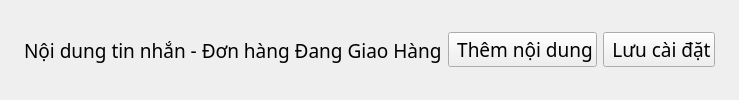
                            <widget class="QFrame" name="frameTitleOrderShipping">
                             <property name="sizePolicy">
                              <sizepolicy hsizetype="Preferred" vsizetype="Maximum">
                               <horstretch>0</horstretch>
                               <verstretch>0</verstretch>
                              </sizepolicy>
                             </property>
                             <property name="styleSheet">
                              <string notr="true"/>
                             </property>
                             <property name="frameShape">
                              <enum>QFrame::NoFrame</enum>
                             </property>
                             <property name="frameShadow">
                              <enum>QFrame::Raised</enum>
                             </property>
                             <property name="lineWidth">
                              <number>5</number>
                             </property>
                             <property name="midLineWidth">
                              <number>20</number>
                             </property>
                             <layout class="QHBoxLayout" name="horizontalLayout_18">
                              <property name="leftMargin">
                               <number>24</number>
                              </property>
                              <property name="topMargin">
                               <number>24</number>
                              </property>
                              <property name="rightMargin">
                               <number>24</number>
                              </property>
                              <property name="bottomMargin">
                               <number>24</number>
                              </property>
                              <item>
                               <widget class="QLabel" name="label_31">
                                <property name="font">
                                 <font>
                                  <family>Nunito</family>
                                  <pointsize>14</pointsize>
                                  <weight>50</weight>
                                  <italic>false</italic>
                                  <bold>false</bold>
                                 </font>
                                </property>
                                <property name="styleSheet">
                                 <string notr="true"/>
                                </property>
                                <property name="text">
                                 <string>Nội dung tin nhắn - Đơn hàng Đang Giao Hàng</string>
                                </property>
                                <property name="alignment">
                                 <set>Qt::AlignLeading|Qt::AlignLeft|Qt::AlignVCenter</set>
                                </property>
                               </widget>
                              </item>
                              <item>
                               <widget class="QPushButton" name="addTextOrderShipping">
                                <property name="maximumSize">
                                 <size>
                                  <width>200</width>
                                  <height>16777215</height>
                                 </size>
                                </property>
                                <property name="font">
                                 <font>
                                  <family>Nunito</family>
                                  <pointsize>14</pointsize>
                                  <weight>50</weight>
                                  <italic>false</italic>
                                  <bold>false</bold>
                                 </font>
                                </property>
                                <property name="text">
                                 <string> Thêm nội dung</string>
                                </property>
                                <property name="icon">
                                 <iconset>
                                  <normaloff>:/img/btn_add.png</normaloff>:/img/btn_add.png</iconset>
                                </property>
                               </widget>
                              </item>
                              <item>
                               <widget class="QPushButton" name="btnSaveOrderShipping">
                                <property name="sizePolicy">
                                 <sizepolicy hsizetype="Maximum" vsizetype="Maximum">
                                  <horstretch>0</horstretch>
                                  <verstretch>0</verstretch>
                                 </sizepolicy>
                                </property>
                                <property name="minimumSize">
                                 <size>
                                  <width>0</width>
                                  <height>0</height>
                                 </size>
                                </property>
                                <property name="maximumSize">
                                 <size>
                                  <width>16777215</width>
                                  <height>16777215</height>
                                 </size>
                                </property>
                                <property name="font">
                                 <font>
                                  <family>Nunito</family>
                                  <pointsize>14</pointsize>
                                  <weight>50</weight>
                                  <italic>false</italic>
                                  <bold>false</bold>
                                 </font>
                                </property>
                                <property name="styleSheet">
                                 <string notr="true"/>
                                </property>
                                <property name="text">
                                 <string> Lưu cài đặt</string>
                                </property>
                                <property name="icon">
                                 <iconset>
                                  <normaloff>:/icon/cil-save.png</normaloff>:/icon/cil-save.png</iconset>
                                </property>
                                <property name="iconSize">
                                 <size>
                                  <width>20</width>
                                  <height>20</height>
                                 </size>
                                </property>
                                <property name="checkable">
                                 <bool>false</bool>
                                </property>
                               </widget>
                              </item>
                             </layout>
                            </widget>
